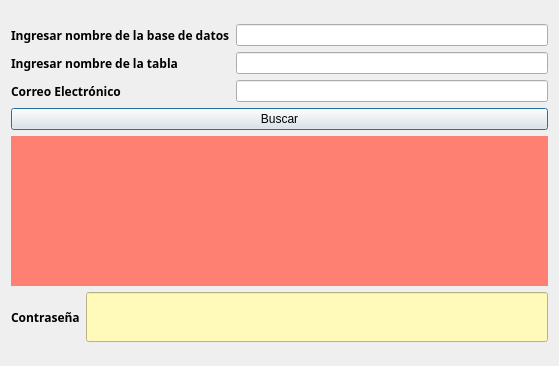
<?xml version="1.0" encoding="UTF-8"?>
<ui version="4.0">
 <class>Dialog</class>
 <widget class="QDialog" name="Dialog">
  <property name="geometry">
   <rect>
    <x>0</x>
    <y>0</y>
    <width>559</width>
    <height>366</height>
   </rect>
  </property>
  <property name="windowTitle">
   <string>Buscando información específica en una base de datos</string>
  </property>
  <layout class="QGridLayout" name="gridLayout">
   <item row="0" column="0">
    <layout class="QVBoxLayout" name="verticalLayout_4">
     <item>
      <layout class="QVBoxLayout" name="verticalLayout_3">
       <item>
        <layout class="QHBoxLayout" name="horizontalLayout">
         <item>
          <layout class="QVBoxLayout" name="verticalLayout_2">
           <item>
            <widget class="QLabel" name="label">
             <property name="font">
              <font>
               <family>Arial Black</family>
               <weight>75</weight>
               <bold>true</bold>
               <underline>false</underline>
              </font>
             </property>
             <property name="text">
              <string>Ingresar nombre de la base de datos</string>
             </property>
            </widget>
           </item>
           <item>
            <widget class="QLabel" name="label_2">
             <property name="font">
              <font>
               <family>Arial Black</family>
               <weight>75</weight>
               <bold>true</bold>
               <underline>false</underline>
              </font>
             </property>
             <property name="text">
              <string>Ingresar nombre de la tabla</string>
             </property>
            </widget>
           </item>
           <item>
            <widget class="QLabel" name="label_3">
             <property name="font">
              <font>
               <family>Arial Black</family>
               <weight>75</weight>
               <bold>true</bold>
               <underline>false</underline>
              </font>
             </property>
             <property name="text">
              <string>Correo Electrónico</string>
             </property>
            </widget>
           </item>
          </layout>
         </item>
         <item>
          <layout class="QVBoxLayout" name="verticalLayout">
           <item>
            <widget class="QLineEdit" name="lineEditDBName"/>
           </item>
           <item>
            <widget class="QLineEdit" name="lineEditTableName"/>
           </item>
           <item>
            <widget class="QLineEdit" name="lineEditEmailAddress"/>
           </item>
          </layout>
         </item>
        </layout>
       </item>
       <item>
        <widget class="QPushButton" name="pushButtonSearch">
         <property name="text">
          <string>Buscar</string>
         </property>
        </widget>
       </item>
       <item>
        <widget class="QLabel" name="labelResponse">
         <property name="maximumSize">
          <size>
           <width>16777215</width>
           <height>150</height>
          </size>
         </property>
         <property name="styleSheet">
          <string notr="true">background-color: rgb(253, 128, 114);</string>
         </property>
         <property name="text">
          <string/>
         </property>
        </widget>
       </item>
      </layout>
     </item>
     <item>
      <layout class="QHBoxLayout" name="horizontalLayout_2">
       <item>
        <widget class="QLabel" name="label_5">
         <property name="font">
          <font>
           <family>Arial Black</family>
           <weight>75</weight>
           <bold>true</bold>
           <underline>false</underline>
          </font>
         </property>
         <property name="text">
          <string>Contraseña</string>
         </property>
        </widget>
       </item>
       <item>
        <widget class="QLineEdit" name="lineEditPassword">
         <property name="minimumSize">
          <size>
           <width>0</width>
           <height>50</height>
          </size>
         </property>
         <property name="styleSheet">
          <string notr="true">background-color: rgb(255, 250, 185);</string>
         </property>
        </widget>
       </item>
      </layout>
     </item>
    </layout>
   </item>
  </layout>
 </widget>
 <resources/>
 <connections/>
</ui>
